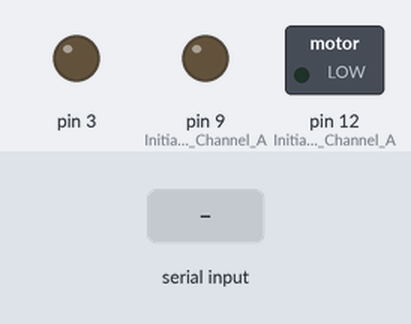
A sketch run on a simulated Arduino Uno, built with avr-gcc and run on an emulated ATmega328P. Shown: switched loads named in the sketch (green lamp = pin HIGH), output pins drawn as LEDs (lit = HIGH). Inputs (shaded band) come from the test bench.

Above: at 1.2 s.
1.3 s: byte 1 (1) received over Serial
At 2.4 s:
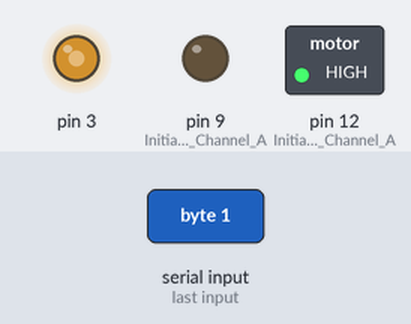
2.8 s: byte 2 (2) received over Serial
At 3.6 s:
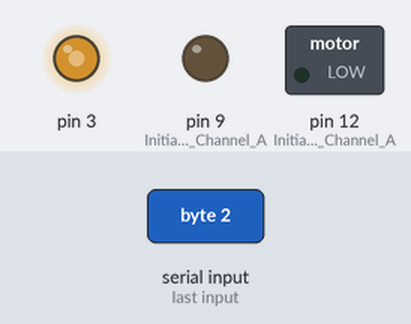
4.3 s: byte 3 (3) received over Serial
At 4.7 s:
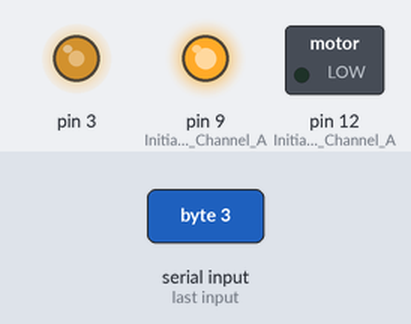
Timing chart, 0 to 7.3 s (numbered marks = the images above; inputs shaded):
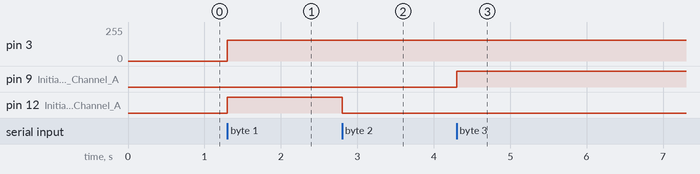

The sketch:

DC_Motor_ReadFromVB_net.ino
```cpp
int SerialValue = 0;

void setup(){

 //Setup Channel A
  pinMode(12, OUTPUT); //Initiates Motor Channel A pin
  pinMode(9, OUTPUT); //Initiates Brake Channel A pin

  Serial.begin(9600);

}

void loop(){
  SerialValue = Serial.read();
  if(SerialValue == 1){
    digitalWrite(12, HIGH); //Establishes forward direction of Channel A
    digitalWrite(9, LOW);   //Disengage the Brake for Channel A
    analogWrite(3, 155);   //Spins the motor on Channel A at full speed /with 9V power supply pwm 60 is around 2V, and pwm 255 is around 6.6V.
    }
   if(SerialValue == 2){
    digitalWrite(12, LOW); //Establishes backward direction of Channel A
    digitalWrite(9, LOW);   //Disengage the Brake for Channel A
    analogWrite(3, 155);   //Spins the motor on Channel A at full speed /with 9V power supply pwm 60 is around 2V, and pwm 255 is around 6.6V.
  }
  if(SerialValue == 3){
    digitalWrite(9, HIGH); //Eengage the Brake for Channel A

  }

}
```

Measured:
- after the input at 1.3 s, pin 3: 0/255 → 155/255 at once; pin 12 (Initiates_Motor_Channel_A): LOW → HIGH at once
- after the input at 2.8 s, pin 12 (Initiates_Motor_Channel_A): HIGH → LOW at once
- after the input at 4.3 s, pin 9 (Initiates_Brake_Channel_A): LOW → HIGH at once
